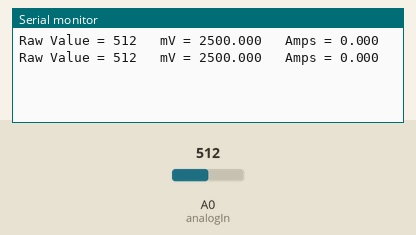
Recording of a sketch running on a simulated Arduino Uno, built with avr-gcc and run on an emulated ATmega328P. On the bench: the last lines printed to the serial monitor. Inputs (shaded band) come from the test bench; at power-on: A0 (analogIn) = 512.

Above: at 2.8 s.
2.9 s: A0 (analogIn) set to 716
At 4.6 s:
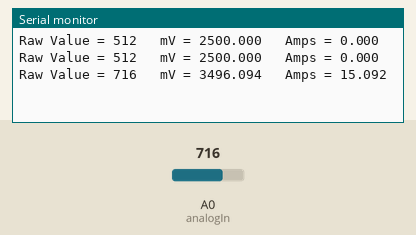
5.6 s: A0 (analogIn) set to 900
At 7.4 s:
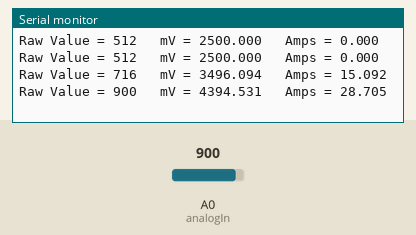
Timing chart, 0 to 8.9 s (numbered marks = the images above; inputs shaded):
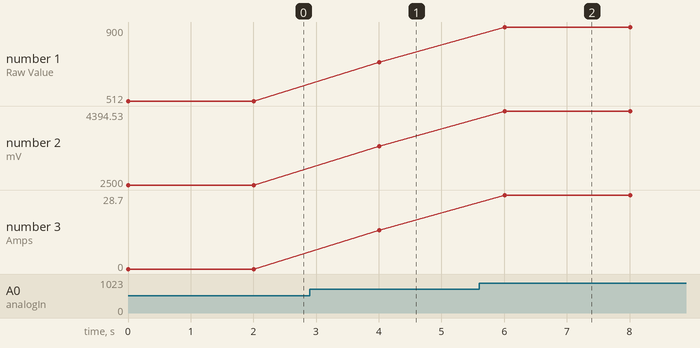

Measured:
- after the input at 2.9 s, the serial monitor: prints a new line after 1.1 s (image 1)
- after the input at 5.6 s, the serial monitor: prints a new line after 0.41 s (image 2)
- plotted number 1: 512 → 716 after the input at 2.9 s, 716 → 900 after the input at 5.6 s
- plotted number 2: 2500 → 3496.09 after the input at 2.9 s, 3496.09 → 4394.53 after the input at 5.6 s
- plotted number 3: 0 → 15.09 after the input at 2.9 s, 15.09 → 28.7 after the input at 5.6 s

The sketch:

misura-corrente-migliore.ino
```cpp
/*
Measuring Current Using ACS712
*/
const int analogIn = A0;
int mVperAmp = 66; //185 per 5A use 100 for 20A Module and 66 for 30A Module
int RawValue= 0;
int ACSoffset = 2500;
double Voltage = 0;
double Amps = 0;

void setup(){
 Serial.begin(9600);
}

void loop(){

 // migliorare con medie for(int i = 0; i < 100; i++) {
  RawValue = analogRead(analogIn);
  Voltage = (RawValue / 1024.0) * 5000; // Gets you mV
  Amps = ((Voltage - ACSoffset) / mVperAmp);


 Serial.print("Raw Value = " ); // shows pre-scaled value
 Serial.print(RawValue);
 Serial.print("\t mV = "); // shows the voltage measured
 Serial.print(Voltage,3); // the '3' after voltage allows you to display 3 digits after decimal point
 Serial.print("\t Amps = "); // shows the voltage measured
 Serial.println(Amps,3); // the '3' after voltage allows you to display 3 digits after decimal point
 delay(2000);

}
```
